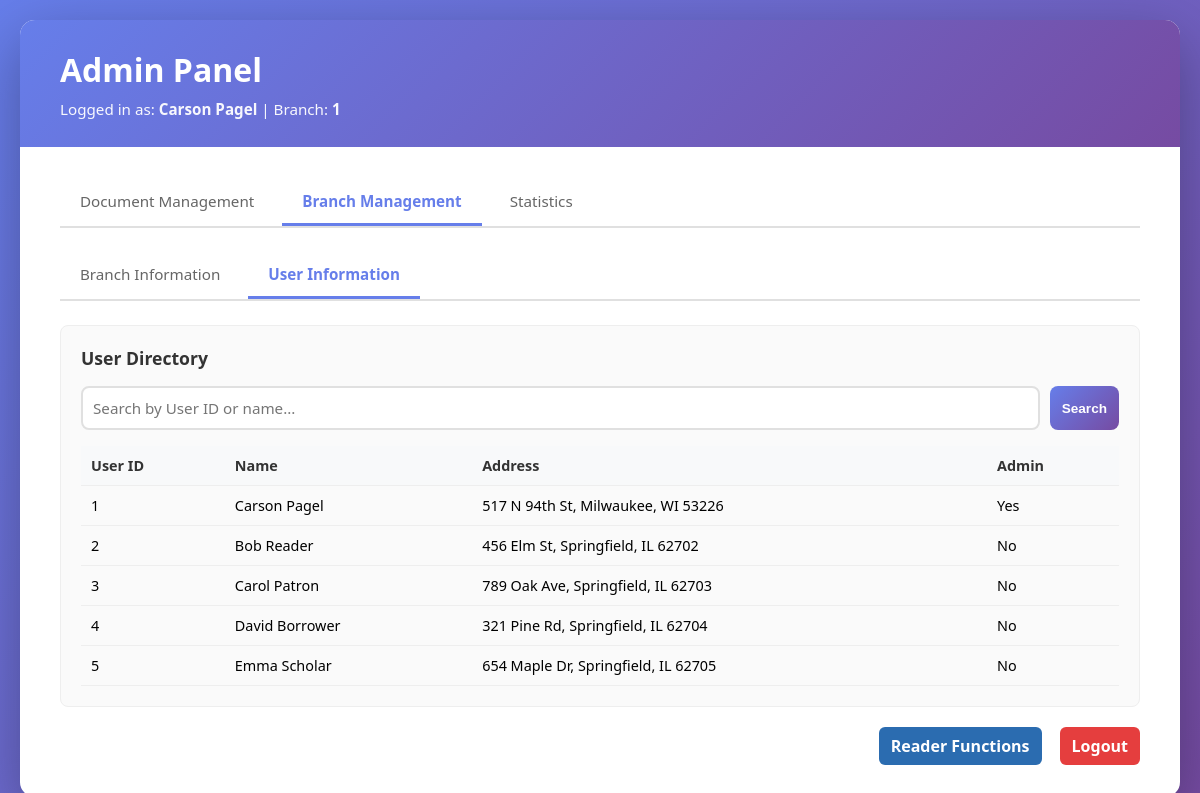
The app's page /admin.php?tab=branch&subtab=uinfo (signed in), older data.
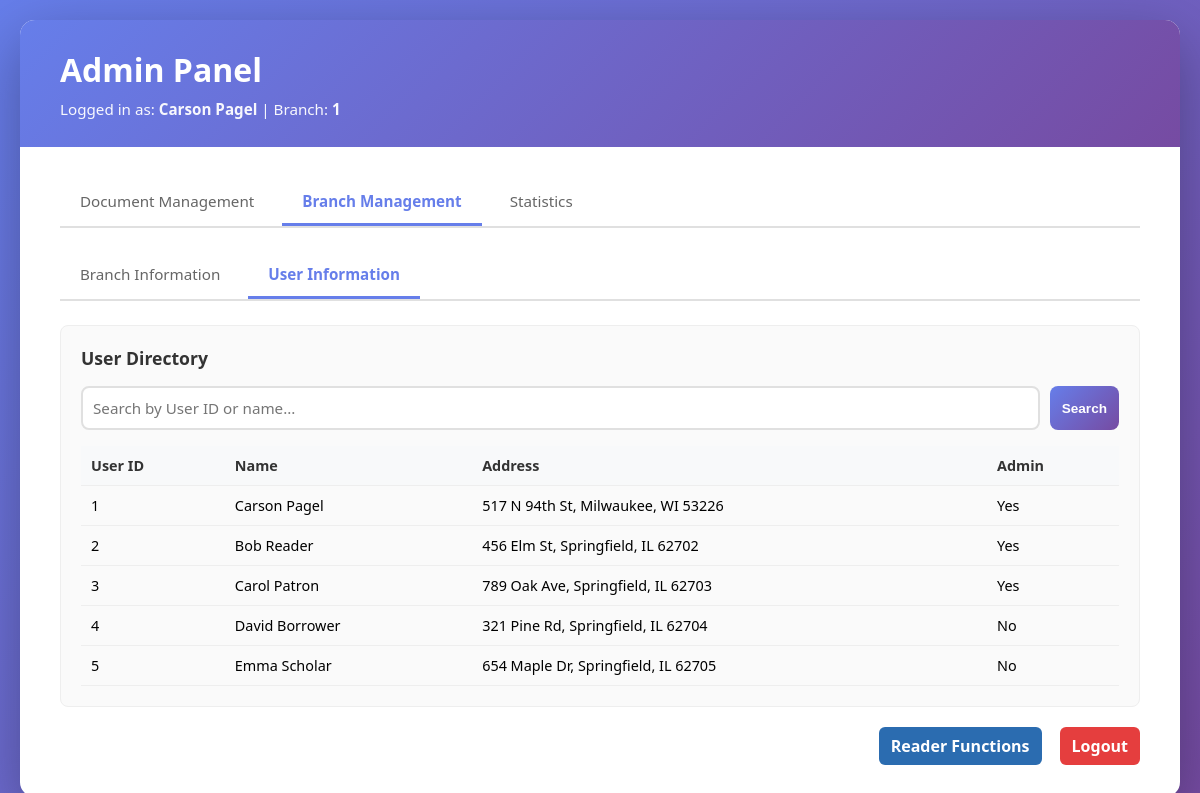
The same page, newer data.
### tables this page shows
CREATE TABLE `User` (
  `UserID` int(11) NOT NULL,
  `Address` text NOT NULL,
  `Password` varchar(30) NOT NULL,
  `is_admin` tinyint(1) NOT NULL DEFAULT 0,
  `firstname` varchar(30) DEFAULT NULL,
  `lastname` varchar(30) DEFAULT NULL
);

CREATE TABLE `Librarian` (
  `UserID` int(11) NOT NULL,
  `BranchID` int(11) NOT NULL,
  `StartDate` date NOT NULL
);

### admin.php (the view, shortened to what this page needs)
<?php
include 'database.php';
$userID = $_SESSION['userid'];
$userQ = mysqli_query($conn, "SELECT firstname, lastname, is_admin FROM User WHERE UserID = '$userID'");
$userData = mysqli_fetch_assoc($userQ);
$branchID = null;
$libQ = mysqli_query($conn, "SELECT BranchID FROM Librarian WHERE UserID = '$userID'");
if (mysqli_num_rows($libQ) > 0) {
    $branchID = mysqli_fetch_assoc($libQ)['BranchID'];
}
function h($s) {
    return htmlspecialchars($s, ENT_QUOTES | ENT_SUBSTITUTE, 'UTF-8');
}
$currentTab = isset($_GET['tab']) ? $_GET['tab'] : 'docs';
$userSearch = '';
$users = [];
if ($currentTab === 'branch' && isset($_GET['subtab']) && $_GET['subtab'] === 'uinfo') {
    if ($userSearch !== "" && ctype_digit($userSearch)) {
        $sql = "SELECT * FROM User WHERE UserID = '$userSearch' LIMIT 200";
    } else if ($userSearch !== "") {
        $qEsc = mysqli_real_escape_string($conn, $userSearch);
        $sql = "SELECT * FROM User WHERE firstname LIKE '%$qEsc%' OR lastname LIKE '%$qEsc%' LIMIT 200";
    } else {
        $sql = "SELECT * FROM User LIMIT 500";
    }
    $r = mysqli_query($conn, $sql);
    while ($row = mysqli_fetch_assoc($r)) { $users[] = $row; }
}
$currentSubtab = isset($_GET['subtab']) ? $_GET['subtab'] : 'binfo';
?>
<!DOCTYPE html>
<html lang="en">
<head>
</head>
<body>
<div class="container">
    <div class="welcome-section">
        <h1>Admin Panel</h1>
        <div class="user-info">
            Logged in as: <strong><?= h($userData['firstname'] . " " . $userData['lastname']) ?></strong>
            <?php if ($branchID !== null): ?>
                | Branch: <strong><?= h($branchID) ?></strong>
            <?php endif; ?>
        </div>
    </div>
    <div class="content">
        <div class="tabs">
            <a href="?tab=docs" class="tab-link <?= $currentTab === 'docs' ? 'active' : '' ?>">Document Management</a>
            <a href="?tab=branch&subtab=binfo" class="tab-link <?= $currentTab === 'branch' ? 'active' : '' ?>">Branch Management</a>
            <a href="?tab=stats" class="tab-link <?= $currentTab === 'stats' ? 'active' : '' ?>">Statistics</a>
        </div>
        <?php if ($currentTab === 'branch'): ?>
            <div class="tabs">
                <a href="?tab=branch&subtab=binfo" class="tab-link <?= $currentSubtab === 'binfo' ? 'active' : '' ?>">Branch Information</a>
                <a href="?tab=branch&subtab=uinfo" class="tab-link <?= $currentSubtab === 'uinfo' ? 'active' : '' ?>">User Information</a>
            </div>
            <?php if ($currentSubtab === 'uinfo'): ?>
                <div class="card">
                    <h3>User Directory</h3>
                    <form method="post" class="search-bar">
                        <input type="text" name="q" placeholder="Search by User ID or name..." value="<?= h($userSearch) ?>">
                        <button type="submit" class="small">Search</button>
                    </form>
                    <table>
                        <thead>
                            <tr>
                                <th>User ID</th>
                                <th>Name</th>
                                <th>Address</th>
                                <th>Admin</th>
                            </tr>
                        </thead>
                        <tbody>
                            <?php if (empty($users)): ?>
                                <tr><td colspan="4" style="text-align:center; color:#999;">No users found</td></tr>
                            <?php else: ?>
                                <?php foreach ($users as $u): ?>
                                    <tr>
                                        <td><?= h($u['UserID']) ?></td>
                                        <td><?= h($u['firstname'] . ' ' . $u['lastname']) ?></td>
                                        <td><?= h($u['Address']) ?></td>
                                        <td><?= $u['is_admin'] == 1 ? 'Yes' : 'No' ?></td>
                                    </tr>
                                <?php endforeach; ?>
                            <?php endif; ?>
                        </tbody>
                    </table>
                </div>
            <?php endif; ?>
        <?php endif; ?>
        <div class="actions">
            <a href="member.php" class="button">Reader Functions</a>
            <a href="logout.php" class="button secondary" style="margin-left: 8px;">Logout</a>
        </div>
    </div>
</div>
</body>
</html>

### admin.php (style rules this page uses)
* { margin: 0; padding: 0; box-sizing: border-box; }
body { font-family: 'Segoe UI', Tahoma, Geneva, Verdana, sans-serif; background: linear-gradient(135deg, #667eea 0%, #764ba2 100%); min-height: 100vh; display: flex; flex-direction: column; align-items: center; justify-content: center; padding: 20px; }
.container { display: flex; flex-direction: column; width: 100%; max-width: 1200px; background: white; border-radius: 15px; box-shadow: 0 20px 60px rgba(0, 0, 0, 0.3); overflow: hidden; }
.welcome-section { padding: 28px 40px; background: linear-gradient(135deg, #667eea 0%, #764ba2 100%); color: white; }
.welcome-section h1 { font-size: 2em; font-weight: 700; margin-bottom: 8px; }
.user-info { font-size: 0.95em; opacity: 0.95; }
.content { padding: 32px 40px; }
.tabs { display: flex; gap: 8px; margin-bottom: 24px; border-bottom: 2px solid #e0e0e0; padding-bottom: 0; }
.tab-link { display: inline-block; padding: 12px 20px; background: transparent; color: #666; text-decoration: none; border-bottom: 3px solid transparent; font-size: 0.95em; font-weight: 500; transition: all 0.2s ease; }
.tab-link.active { color: #667eea; border-bottom-color: #667eea; font-weight: 600; }
.card { background: #fafafa; padding: 20px; border-radius: 8px; border: 1px solid #eee; margin-bottom: 20px; }
.card h3 { margin-bottom: 16px; color: #333; font-size: 1.1em; }
.search-bar { display: flex; gap: 10px; margin-bottom: 16px; }
input[type="text"], input[type="number"] { padding: 10px; border: 2px solid #e0e0e0; border-radius: 8px; font-size: 0.95em; font-family: inherit; flex: 1; }
button { padding: 10px 20px; background: linear-gradient(135deg, #667eea 0%, #764ba2 100%); color: white; border: none; border-radius: 8px; font-size: 0.95em; font-weight: 600; cursor: pointer; transition: transform 0.2s ease; }
button.small { padding: 6px 12px; font-size: 0.85em; }
a.button { display: inline-block; padding: 8px 12px; background: #2b6cb0; color: #fff; border-radius: 6px; text-decoration: none; font-weight: 600; transition: transform 0.2s ease; }
a.button.secondary { background: #e53e3e; }
table { width: 100%; border-collapse: collapse; margin-top: 10px; font-size: 0.9rem; }
th, td { padding: 10px; border-bottom: 1px solid #eee; text-align: left; }
th { background: #f8f9fa; font-weight: 600; color: #333; }
.actions { margin-top: 20px; display: flex; gap: 10px; justify-content: flex-end; }

Row changes from the older to the newer data that the page shows:
changed user "Bob Reader": is_admin "No" → "Yes"
changed user "Carol Patron": is_admin "No" → "Yes"
